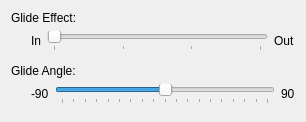
<?xml version="1.0" encoding="UTF-8"?>
<ui version="4.0">
 <class>GlideEffectConfig</class>
 <widget class="QWidget" name="GlideEffectConfig">
  <property name="geometry">
   <rect>
    <x>0</x>
    <y>0</y>
    <width>306</width>
    <height>72</height>
   </rect>
  </property>
   <layout class="QVBoxLayout" name="verticalLayout">
   <item>
    <widget class="QLabel" name="label">
     <property name="text">
      <string>Glide Effect:</string>
     </property>
    </widget>
   </item>
   <item>
    <layout class="QHBoxLayout" name="horizontalLayout">
     <item>
      <spacer name="horizontalSpacer">
       <property name="orientation">
        <enum>Qt::Horizontal</enum>
       </property>
       <property name="sizeType">
        <enum>QSizePolicy::Fixed</enum>
       </property>
       <property name="sizeHint" stdset="0">
        <size>
         <width>20</width>
         <height>20</height>
        </size>
       </property>
      </spacer>
     </item>
     <item>
      <widget class="QLabel" name="label_2">
       <property name="text">
        <string>In</string>
       </property>
      </widget>
     </item>
     <item>
      <widget class="QSlider" name="slider">
       <property name="minimum">
        <number>0</number>
       </property>
       <property name="maximum">
        <number>3</number>
       </property>
       <property name="singleStep">
        <number>1</number>
       </property>
       <property name="pageStep">
        <number>1</number>
       </property>
       <property name="orientation">
        <enum>Qt::Horizontal</enum>
       </property>
       <property name="tickPosition">
        <enum>QSlider::TicksBelow</enum>
       </property>
      </widget>
     </item>
     <item>
      <widget class="QLabel" name="label_3">
       <property name="text">
        <string>Out</string>
       </property>
      </widget>
     </item>
    </layout>
   </item>
   <item>
    <spacer name="verticalSpacer">
     <property name="orientation">
      <enum>Qt::Vertical</enum>
     </property>
    </spacer>
   </item>
   <item>
    <widget class="QLabel" name="label">
     <property name="text">
      <string>Glide Angle:</string>
     </property>
    </widget>
   </item>
   <item>
    <layout class="QHBoxLayout" name="horizontalLayout">
     <item>
      <spacer name="horizontalSpacer">
       <property name="orientation">
        <enum>Qt::Horizontal</enum>
       </property>
       <property name="sizeType">
        <enum>QSizePolicy::Fixed</enum>
       </property>
       <property name="sizeHint" stdset="0">
        <size>
         <width>20</width>
         <height>20</height>
        </size>
       </property>
      </spacer>
     </item>
     <item>
      <widget class="QLabel" name="label_2">
       <property name="text">
        <string>-90</string>
       </property>
      </widget>
     </item>
     <item>
      <widget class="QSlider" name="slider2">
       <property name="minimum">
        <number>-90</number>
       </property>
       <property name="maximum">
        <number>90</number>
       </property>
       <property name="singleStep">
        <number>10</number>
       </property>
       <property name="pageStep">
        <number>45</number>
       </property>
       <property name="orientation">
        <enum>Qt::Horizontal</enum>
       </property>
       <property name="tickPosition">
        <enum>QSlider::TicksBelow</enum>
       </property>
      </widget>
     </item>
     <item>
      <widget class="QLabel" name="label_3">
       <property name="text">
        <string>90</string>
       </property>
      </widget>
     </item>
    </layout>
   </item>
   <item>
    <spacer name="verticalSpacer">
     <property name="orientation">
      <enum>Qt::Vertical</enum>
     </property>
    </spacer>
   </item>
 </layout>
 </widget>
 <resources/>
 <connections/>
</ui>
